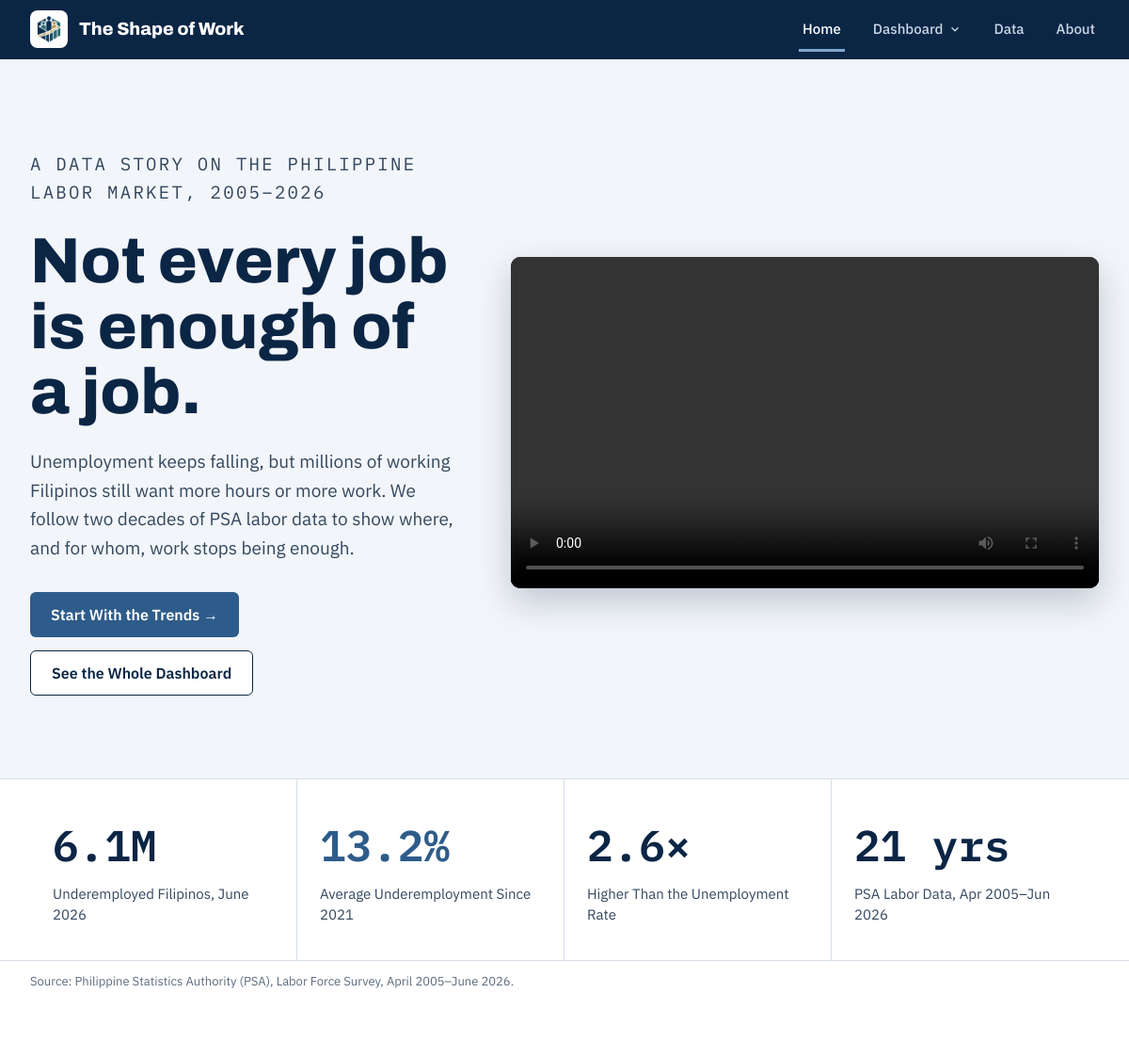
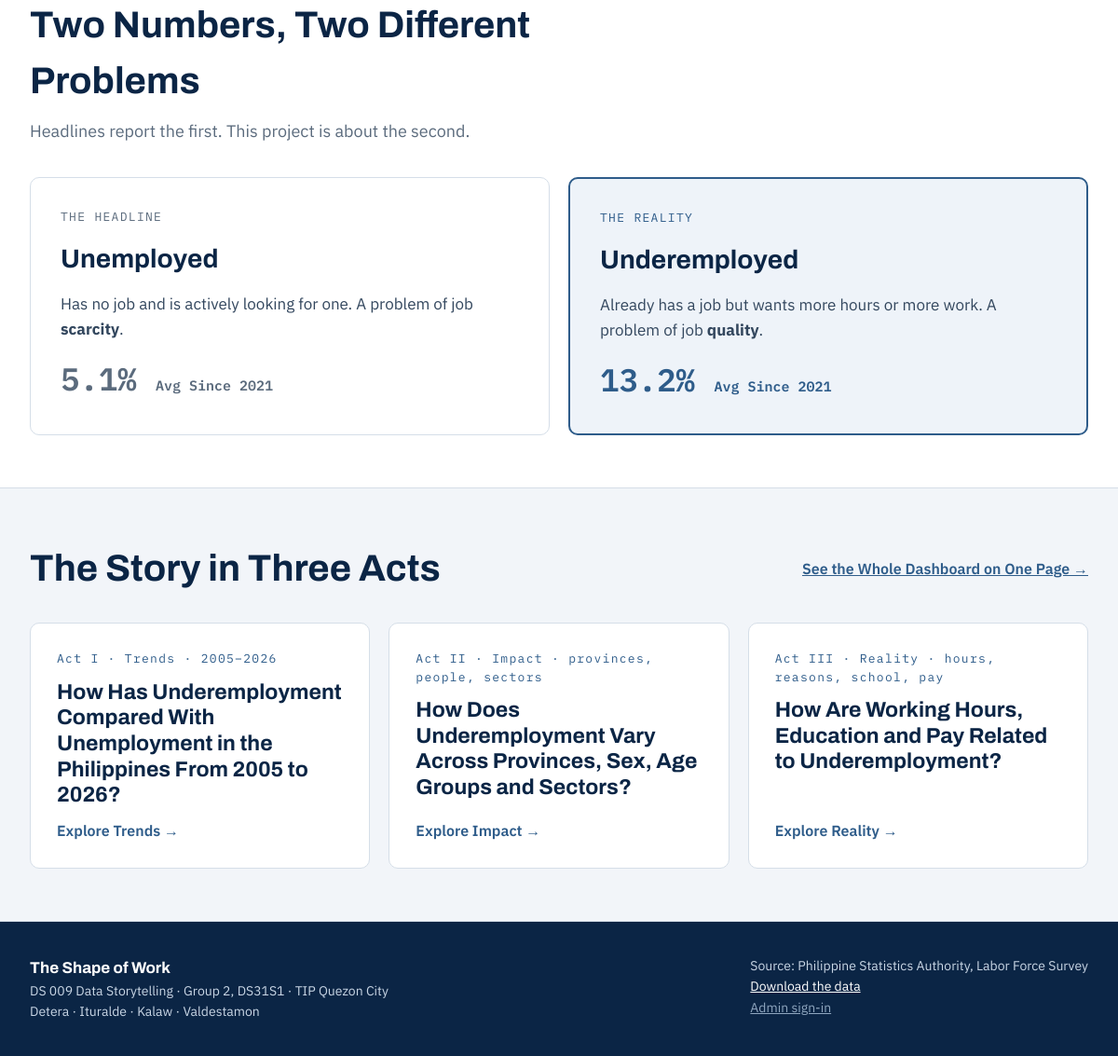
The page / on the database its author committed (2 pictures, top to bottom).
### dashboard/models.py (models this page shows, shortened)
class PowerBIPage(models.Model):
    slug = models.SlugField(unique=True, help_text="Used in the web address, e.g. trends")
    title = models.CharField(max_length=60)
    act_label = models.CharField(max_length=80, help_text="e.g. Act I · Trends · 2005–2026")
    question = models.CharField(max_length=200)
    intro = models.TextField(
        help_text="The proposal's answer to the main research question, shown beside it"
    )
    page_id = models.CharField(
        max_length=40, help_text="Power BI page ID, e.g. 29c29917e904611d106b"
    )
    order = models.PositiveSmallIntegerField(default=0)
    class Meta:
        ordering = ["order"]
        verbose_name = "Power BI page"

### core/views.py (the view)
# urls.py: path("", views.home, name="home"),
def home(request):
    acts = PowerBIPage.objects.exclude(slug="synthesis").order_by("order")
    return render(request, "core/home.html", {"acts": acts})

### dashboard/context_processors.py (called while the page is built)
def dashboard_nav(request):
    return {"nav_pages": PowerBIPage.objects.all(), "is_live": settings.IS_VERCEL}

### templates/core/home.html
{% extends "base.html" %}
{% load static %}
{% block content %}
<section class="hero">
  <div class="wrap">
    <div class="stack" style="gap:24px">
      <p class="eyebrow">A data story on the Philippine labor market, 2005–2026</p>
      <h1>Not every job is enough of a job.</h1>
      <p>Unemployment keeps falling, but millions of working Filipinos still want more hours or more work. We follow two decades of PSA labor data to show where, and for whom, work stops being enough.</p>
      <div style="display:flex;flex-wrap:wrap;gap:14px;padding-top:8px">
        <a class="btn btn-solid" href="{% url 'dashboard:page' 'trends' %}">Start With the Trends →</a>
        <a class="btn btn-line" href="{% url 'dashboard:overview' %}">See the Whole Dashboard</a>
      </div>
    </div>
    <div class="video-box" id="story">
      <video src="{% static 'video/story.mp4' %}" controls preload="metadata"></video>
    </div>
  </div>
</section>
<section aria-label="Key numbers">
  <div class="wrap stats">
    <div class="stat"><div class="stat-num">6.1M</div><div class="stat-label">Underemployed Filipinos, June 2026</div></div>
    <div class="stat"><div class="stat-num accent">13.2%</div><div class="stat-label">Average Underemployment Since 2021</div></div>
    <div class="stat"><div class="stat-num">2.6×</div><div class="stat-label">Higher Than the Unemployment Rate</div></div>
    <div class="stat"><div class="stat-num">21 yrs</div><div class="stat-label">PSA Labor Data, Apr 2005–Jun 2026</div></div>
  </div>
  <p class="wrap muted tiny" style="margin:0;padding-top:12px;padding-bottom:12px">Source: Philippine Statistics Authority (PSA), Labor Force Survey, April 2005–June 2026.</p>
</section>
<section class="section">
  <div class="wrap stack" style="gap:36px">
    <div class="stack" style="gap:10px;max-width:720px">
      <h2 class="display" style="margin:0;font-size:40px">Two Numbers, Two Different Problems</h2>
      <p class="muted" style="margin:0;font-size:18px">Headlines report the first. This project is about the second.</p>
    </div>
    <div class="grid">
      <div class="compare-card">
        <span class="mono tiny muted" style="letter-spacing:.1em">THE HEADLINE</span>
        <h3>Unemployed</h3>
        <p>Has no job and is actively looking for one. A problem of job <strong>scarcity</strong>.</p>
        <div class="mono" style="font-size:34px;font-weight:600;color:#5B6B7D">5.1% <span style="font-size:15px">Avg Since 2021</span></div>
      </div>
      <div class="compare-card hl">
        <span class="mono tiny" style="letter-spacing:.1em;color:#2E5C8A">THE REALITY</span>
        <h3>Underemployed</h3>
        <p>Already has a job but wants more hours or more work. A problem of job <strong>quality</strong>.</p>
        <div class="mono" style="font-size:34px;font-weight:600;color:#2E5C8A">13.2% <span style="font-size:15px">Avg Since 2021</span></div>
      </div>
    </div>
  </div>
</section>
<section class="section tint">
  <div class="wrap stack" style="gap:28px">
    <div class="row-between">
      <h2 class="display" style="margin:0;font-size:40px">The Story in Three Acts</h2>
      <a class="link-strong" href="{% url 'dashboard:overview' %}">See the Whole Dashboard on One Page →</a>
    </div>
    <div class="grid">
      {% for act in acts %}
        <a class="act-card" href="{% url 'dashboard:page' act.slug %}">
          <span class="mono tiny" style="color:#2E5C8A;letter-spacing:.1em">{{ act.act_label }}</span>
          <span class="q">{{ act.question }}</span>
          <span class="go">Explore {{ act.title }} →</span>
        </a>
      {% empty %}
        <p class="muted">Run <code>python manage.py seed_content</code> to add the dashboard pages.</p>
      {% endfor %}
    </div>
  </div>
</section>
{% endblock %}

### static/css/style.css (style rules this page uses)
:root { --navy: #0B2545; --navy-2: #163A63; --blue: #2E5C8A; --blue-soft: #7FA7D1; --ink-2: #33475E; --muted: #5B6B7D; --line: #D5DEE8; --line-2: #E6ECF2; --mist: #F2F5F9; --mist-2: #F7F9FB; --tint: #EEF3F9; --white: #FFFFFF; --danger: #A23B2A; }
* { box-sizing: border-box; }
html { scroll-behavior: smooth; }
body { margin: 0; background: var(--white); color: var(--navy); font-family: 'IBM Plex Sans', system-ui, sans-serif; font-size: 16px; line-height: 1.5; min-height: 100vh; display: flex; flex-direction: column; }
a { color: var(--blue); }
.display { font-family: 'Archivo', sans-serif; }
.mono { font-family: 'IBM Plex Mono', monospace; }
.wrap { max-width: 1200px; margin: 0 auto; padding: 0 32px; }
.eyebrow { margin: 0; font-family: 'IBM Plex Mono', monospace; font-size: 13px; letter-spacing: .12em; text-transform: uppercase; color: var(--blue); }
.muted { color: var(--muted); }
.tiny { font-size: 13px; }
.link-strong { font-weight: 600; min-height: 44px; display: inline-flex; align-items: center; }
.section { padding-top: 56px; padding-bottom: 56px; }
.section.tint { background: var(--mist); border-top: 1px solid var(--line); border-bottom: 1px solid var(--line); }
.stack { display: flex; flex-direction: column; gap: 20px; }
.grid { display: grid; gap: 20px; grid-template-columns: repeat(auto-fit, minmax(300px, 1fr)); }
.row-between { display: flex; flex-wrap: wrap; justify-content: space-between; align-items: center; gap: 12px 16px; }
.btn { display: inline-flex; align-items: center; justify-content: center; gap: 8px; min-height: 48px; padding: 0 22px; border-radius: 6px; font: inherit; font-weight: 600; font-size: 16px; text-decoration: none; cursor: pointer; border: 0; }
.btn-solid { background: var(--blue); color: var(--white); }
.btn-line { background: var(--white); border: 1.5px solid var(--navy); color: var(--navy); }
.hero { background: var(--mist); border-bottom: 1px solid var(--line); }
.hero .wrap { display: grid; grid-template-columns: minmax(0, 1fr) minmax(0, 1.35fr); gap: 48px; align-items: center; padding-top: 96px; padding-bottom: 88px; }
.hero h1 { margin: 0; font-family: 'Archivo', sans-serif; font-size: 68px; line-height: 1.02; font-weight: 800; }
.hero p { margin: 0; font-size: 19px; line-height: 1.6; color: var(--ink-2); max-width: 560px; }
.video-box { aspect-ratio: 16 / 9; background: #000; border-radius: 10px; overflow: hidden; box-shadow: 0 14px 36px rgba(11, 37, 69, .22); }
.video-box iframe, .video-box video { display: block; width: 100%; height: 100%; border: 0; }
.stats { display: grid; grid-template-columns: repeat(auto-fit, minmax(240px, 1fr)); border-bottom: 1px solid var(--line); }
.stat { padding: 36px 24px; border-right: 1px solid var(--line); }
.stat:last-child { border-right: 0; }
.stat-num { font-family: 'IBM Plex Mono', monospace; font-size: 46px; font-weight: 600; }
.stat-num.accent { color: var(--blue); }
.stat-label { font-size: 15px; color: var(--ink-2); padding-top: 6px; }
.compare-card { border: 1.5px solid var(--line); border-radius: 10px; padding: 32px; display: flex; flex-direction: column; gap: 14px; }
.compare-card.hl { border: 2px solid var(--blue); background: var(--tint); }
.compare-card h3 { margin: 0; font-family: 'Archivo', sans-serif; font-size: 28px; }
.compare-card p { margin: 0; font-size: 17px; line-height: 1.6; color: var(--ink-2); }
.act-card { background: var(--white); border: 1px solid var(--line); border-radius: 10px; padding: 28px; text-decoration: none; color: var(--navy); display: flex; flex-direction: column; gap: 12px; min-height: 220px; }
.act-card .q { font-family: 'Archivo', sans-serif; font-size: 23px; font-weight: 700; line-height: 1.2; }
.act-card .go { margin-top: auto; font-weight: 600; color: var(--blue); }

### rows shown on the page
PowerBIPage: act_label "Act I · Trends · 2005–2026", question "How Has Underemployment Compared With Unemployment in the Philippines From 2005 to 2026?", title "Trends"
PowerBIPage: act_label "Act II · Impact · provinces, people, sectors", question "How Does Underemployment Vary Across Provinces, Sex, Age Groups and Sectors?", title "Impact"
PowerBIPage: act_label "Act III · Reality · hours, reasons, school, pay", question "How Are Working Hours, Education and Pay Related to Underemployment?", title "Reality"
